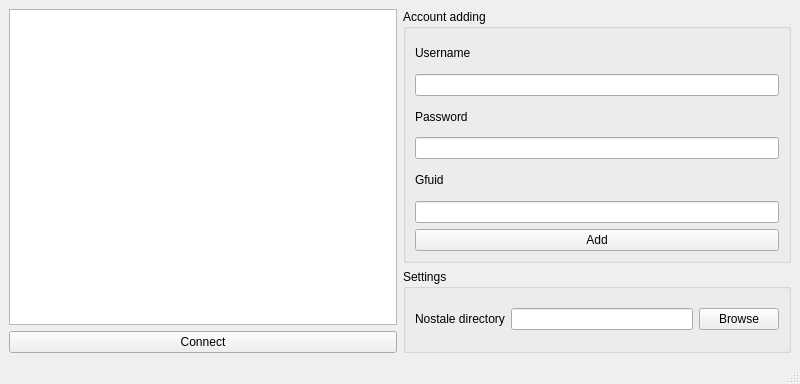
<?xml version="1.0" encoding="UTF-8"?>
<ui version="4.0">
 <class>ConnectionWindow</class>
 <widget class="QMainWindow" name="ConnectionWindow">
  <property name="geometry">
   <rect>
    <x>0</x>
    <y>0</y>
    <width>800</width>
    <height>384</height>
   </rect>
  </property>
  <property name="windowTitle">
   <string>ConnectionWindow</string>
  </property>
  <widget class="QWidget" name="centralwidget">
   <layout class="QGridLayout" name="gridLayout_2">
    <item row="3" column="1">
     <widget class="QGroupBox" name="groupBox_2">
      <property name="title">
       <string>Settings</string>
      </property>
      <layout class="QGridLayout" name="gridLayout_3">
       <item row="0" column="2">
        <widget class="QPushButton" name="PB_BROWSENTDIR">
         <property name="text">
          <string>Browse</string>
         </property>
        </widget>
       </item>
       <item row="0" column="0">
        <widget class="QLabel" name="label_4">
         <property name="text">
          <string>Nostale directory</string>
         </property>
        </widget>
       </item>
       <item row="0" column="1">
        <widget class="QLineEdit" name="LE_NTDIR"/>
       </item>
      </layout>
     </widget>
    </item>
    <item row="0" column="0" rowspan="4">
     <layout class="QVBoxLayout" name="verticalLayout">
      <item>
       <widget class="QListWidget" name="LW_ACCOUNTS"/>
      </item>
      <item>
       <widget class="QPushButton" name="PB_CONNECT">
        <property name="text">
         <string>Connect</string>
        </property>
       </widget>
      </item>
     </layout>
    </item>
    <item row="0" column="1" rowspan="3">
     <widget class="QGroupBox" name="groupBox">
      <property name="title">
       <string>Account adding</string>
      </property>
      <layout class="QGridLayout" name="gridLayout">
       <item row="1" column="0">
        <widget class="QLineEdit" name="LE_USERNAME"/>
       </item>
       <item row="4" column="0">
        <widget class="QLabel" name="label_3">
         <property name="text">
          <string>Gfuid</string>
         </property>
        </widget>
       </item>
       <item row="2" column="0">
        <widget class="QLabel" name="label_2">
         <property name="text">
          <string>Password</string>
         </property>
        </widget>
       </item>
       <item row="3" column="0">
        <widget class="QLineEdit" name="LE_PASSWORD"/>
       </item>
       <item row="6" column="0">
        <widget class="QPushButton" name="PB_ADD">
         <property name="text">
          <string>Add</string>
         </property>
        </widget>
       </item>
       <item row="0" column="0">
        <widget class="QLabel" name="label">
         <property name="text">
          <string>Username</string>
         </property>
        </widget>
       </item>
       <item row="5" column="0">
        <widget class="QLineEdit" name="LE_GFUID">
         <property name="inputMask">
          <string/>
         </property>
        </widget>
       </item>
      </layout>
     </widget>
    </item>
   </layout>
  </widget>
  <widget class="QStatusBar" name="statusbar"/>
 </widget>
 <resources/>
 <connections/>
</ui>
